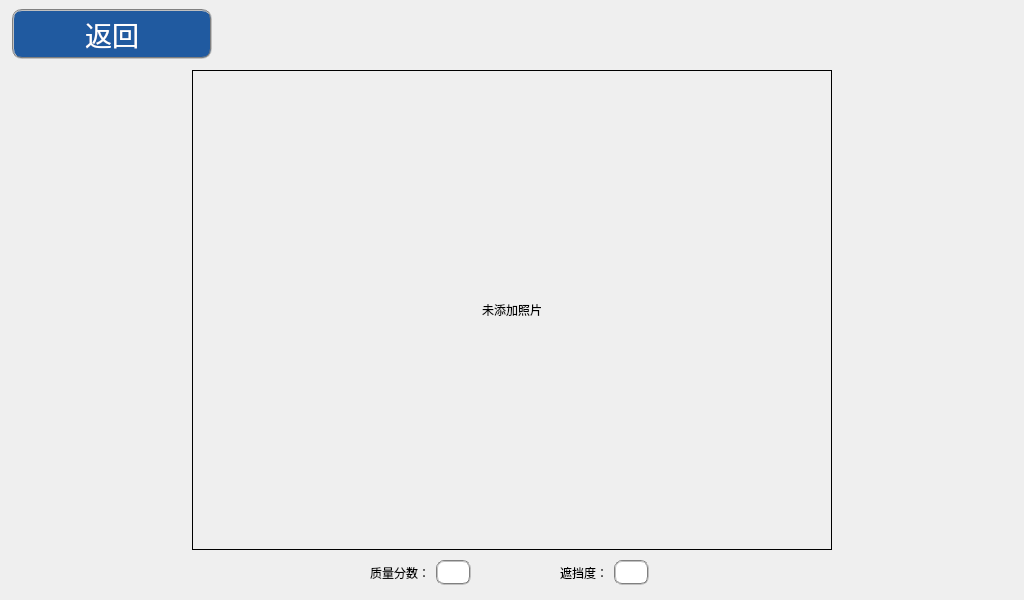
<?xml version="1.0" encoding="UTF-8"?>
<ui version="4.0">
 <class>DialogEnroll</class>
 <widget class="QDialog" name="DialogEnroll">
  <property name="geometry">
   <rect>
    <x>0</x>
    <y>0</y>
    <width>1024</width>
    <height>600</height>
   </rect>
  </property>
  <property name="windowTitle">
   <string>Dialog</string>
  </property>
  <property name="autoFillBackground">
   <bool>false</bool>
  </property>
  <property name="styleSheet">
   <string notr="true">background-image: url(:/image/ui_background.png);</string>
  </property>
  <widget class="QLabel" name="labIrisIm">
   <property name="geometry">
    <rect>
     <x>192</x>
     <y>70</y>
     <width>640</width>
     <height>480</height>
    </rect>
   </property>
   <property name="sizePolicy">
    <sizepolicy hsizetype="Preferred" vsizetype="MinimumExpanding">
     <horstretch>0</horstretch>
     <verstretch>0</verstretch>
    </sizepolicy>
   </property>
   <property name="styleSheet">
    <string notr="true">background-image: url();</string>
   </property>
   <property name="frameShape">
    <enum>QFrame::Box</enum>
   </property>
   <property name="text">
    <string>未添加照片</string>
   </property>
   <property name="alignment">
    <set>Qt::AlignCenter</set>
   </property>
  </widget>
  <widget class="QPushButton" name="btnDlgEnrollReturn">
   <property name="geometry">
    <rect>
     <x>12</x>
     <y>9</y>
     <width>200</width>
     <height>50</height>
    </rect>
   </property>
   <property name="sizePolicy">
    <sizepolicy hsizetype="Expanding" vsizetype="Fixed">
     <horstretch>0</horstretch>
     <verstretch>0</verstretch>
    </sizepolicy>
   </property>
   <property name="minimumSize">
    <size>
     <width>200</width>
     <height>50</height>
    </size>
   </property>
   <property name="maximumSize">
    <size>
     <width>200</width>
     <height>50</height>
    </size>
   </property>
   <property name="font">
    <font>
     <pointsize>20</pointsize>
    </font>
   </property>
   <property name="autoFillBackground">
    <bool>false</bool>
   </property>
   <property name="styleSheet">
    <string notr="true">color: white;
background-color: rgb(32, 90, 160);
border: 2px groove gray;
border-radius: 10px;
padding: 2px 4px;
background-image: url();</string>
   </property>
   <property name="text">
    <string>返回</string>
   </property>
   <property name="icon">
    <iconset resource="ikembx00.qrc">
     <normaloff>:/image/jtbq_022.ico</normaloff>:/image/jtbq_022.ico</iconset>
   </property>
   <property name="iconSize">
    <size>
     <width>40</width>
     <height>40</height>
    </size>
   </property>
  </widget>
  <widget class="QLineEdit" name="lineEditQualityScore">
   <property name="geometry">
    <rect>
     <x>436</x>
     <y>560</y>
     <width>35</width>
     <height>25</height>
    </rect>
   </property>
   <property name="font">
    <font>
     <pointsize>9</pointsize>
    </font>
   </property>
   <property name="autoFillBackground">
    <bool>false</bool>
   </property>
   <property name="styleSheet">
    <string notr="true">background-color: rgb(255, 255, 255);
border:2px groove gray;
padding: 4px 4px; 
border-radius: 8px; 
background-image: url();</string>
   </property>
   <property name="alignment">
    <set>Qt::AlignCenter</set>
   </property>
   <property name="readOnly">
    <bool>true</bool>
   </property>
  </widget>
  <widget class="QLineEdit" name="lineEditOcclusion">
   <property name="geometry">
    <rect>
     <x>614</x>
     <y>560</y>
     <width>35</width>
     <height>25</height>
    </rect>
   </property>
   <property name="autoFillBackground">
    <bool>false</bool>
   </property>
   <property name="styleSheet">
    <string notr="true">background-color: rgb(255, 255, 255);
border:2px groove gray;
padding: 4px 4px; 
border-radius: 8px; 
background-image: url();</string>
   </property>
   <property name="alignment">
    <set>Qt::AlignCenter</set>
   </property>
   <property name="readOnly">
    <bool>true</bool>
   </property>
  </widget>
  <widget class="QLabel" name="label">
   <property name="geometry">
    <rect>
     <x>370</x>
     <y>560</y>
     <width>60</width>
     <height>25</height>
    </rect>
   </property>
   <property name="autoFillBackground">
    <bool>false</bool>
   </property>
   <property name="styleSheet">
    <string notr="true">background-image: url();</string>
   </property>
   <property name="frameShape">
    <enum>QFrame::NoFrame</enum>
   </property>
   <property name="text">
    <string>质量分数：</string>
   </property>
  </widget>
  <widget class="QLabel" name="label_2">
   <property name="geometry">
    <rect>
     <x>560</x>
     <y>560</y>
     <width>50</width>
     <height>25</height>
    </rect>
   </property>
   <property name="autoFillBackground">
    <bool>false</bool>
   </property>
   <property name="styleSheet">
    <string notr="true">background-image: url();</string>
   </property>
   <property name="text">
    <string>遮挡度：</string>
   </property>
   <property name="textFormat">
    <enum>Qt::AutoText</enum>
   </property>
  </widget>
 </widget>
 <resources>
  <include location="ikembx00.qrc"/>
 </resources>
 <connections/>
</ui>
